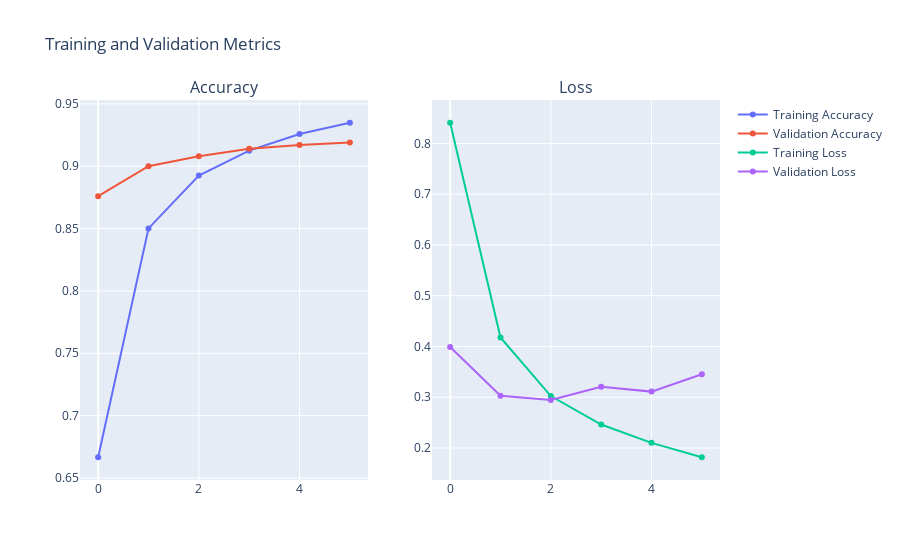

Write notebook code for a chart like this one.
### Code cell
# plot the training and validation accuracy and loss in a single plotly 
from plotly.subplots import make_subplots
import plotly.graph_objects as go
fig = make_subplots(rows=1, cols=2, subplot_titles=("Accuracy", "Loss"))
fig.add_trace(go.Scatter(y=history.history['accuracy'], mode='lines+markers', name='Training Accuracy'), row=1, col=1)
fig.add_trace(go.Scatter(y=history.history['val_accuracy'], mode='lines+markers', name='Validation Accuracy'), row=1, col=1)
fig.add_trace(go.Scatter(y=history.history['loss'], mode='lines+markers', name='Training Loss'), row=1, col=2)
fig.add_trace(go.Scatter(y=history.history['val_loss'], mode='lines+markers', name='Validation Loss'), row=1, col=2)
fig.update_layout(title_text="Training and Validation Metrics", showlegend=True)
fig.show()

### Figure 1 — Plotly figure (JSON) as saved in the notebook; plotly's stock layout.template omitted (floating-point values rounded to 4 significant figures)
{"data": [{"mode": "lines+markers", "name": "Training Accuracy", "type": "scatter", "xaxis": "x", "y": [0.6666, 0.8501, 0.8925, 0.9125, 0.9258, 0.9348], "yaxis": "y"}, {"mode": "lines+markers", "name": "Validation Accuracy", "type": "scatter", "xaxis": "x", "y": [0.876, 0.9, 0.908, 0.914, 0.917, 0.919], "yaxis": "y"}, {"mode": "lines+markers", "name": "Training Loss", "type": "scatter", "xaxis": "x2", "y": [0.8407, 0.4178, 0.3023, 0.2462, 0.2101, 0.1818], "yaxis": "y2"}, {"mode": "lines+markers", "name": "Validation Loss", "type": "scatter", "xaxis": "x2", "y": [0.3989, 0.3031, 0.2944, 0.3207, 0.3111, 0.3454], "yaxis": "y2"}], "layout": {"annotations": [{"font": {"size": 16}, "showarrow": false, "text": "Accuracy", "x": 0.225, "xanchor": "center", "xref": "paper", "y": 1, "yanchor": "bottom", "yref": "paper"}, {"font": {"size": 16}, "showarrow": false, "text": "Loss", "x": 0.775, "xanchor": "center", "xref": "paper", "y": 1, "yanchor": "bottom", "yref": "paper"}], "showlegend": true, "title": {"text": "Training and Validation Metrics"}, "xaxis": {"anchor": "y", "domain": [0, 0.45]}, "xaxis2": {"anchor": "y2", "domain": [0.55, 1]}, "yaxis": {"anchor": "x", "domain": [0, 1]}, "yaxis2": {"anchor": "x2", "domain": [0, 1]}}}
